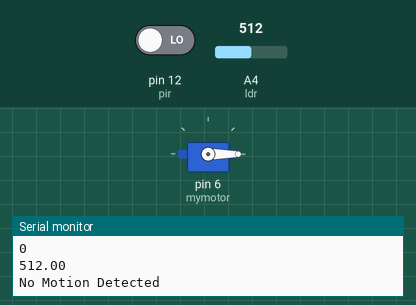
Simulated run of this sketch. Board: Arduino Uno, built with avr-gcc and run on an emulated ATmega328P. Shown: servo, the last lines printed to the serial monitor. Inputs (shaded band) come from the test bench; at power-on: pin 12 (pir) LOW, A4 (ldr) = 512.

Above: at 2.3 s.
2.4 s: pin 12 (pir) driven HIGH
At 3.5 s:
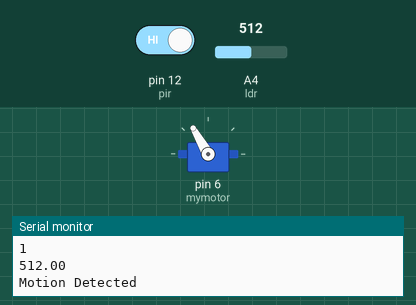
4.5 s: pin 12 (pir) driven LOW
At 5.8 s:
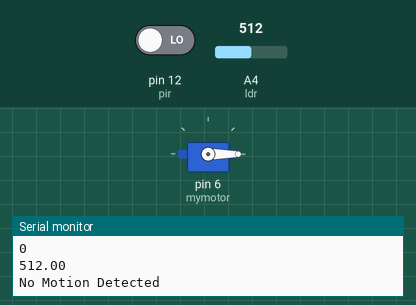
Timing chart, 0 to 7.5 s (numbered marks = the images above; inputs shaded):
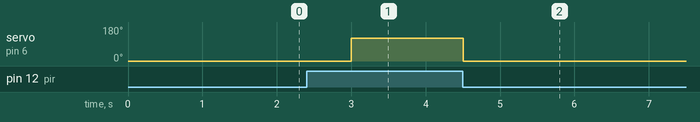

The sketch:

FullMotionDetection.ino
```cpp
#include<Servo.h>
#define pir 12
#define ldr A4
#define res 12

Servo mymotor;

void setup()
{
  Serial.begin(9600);
  pinMode(pir, INPUT);
  pinMode(ldr, INPUT);
  mymotor.attach(6);
}

void loop()
{
  int pir_value = digitalRead(pir);
  Serial.println(pir_value);
  float ldr_value = analogRead(ldr);
  Serial.println(ldr_value);
  if (pir_value == HIGH && ldr_value > 250){
    Serial.println("Motion Detected");
    mymotor.write(120);
    delay(1500);
  }
  else{
    Serial.println("No Motion Detected");
    mymotor.write(0);
    delay(1500);
  }
}
```

Measured:
- after the input at 2.4 s, servo on pin 6 (mymotor): 0° → 120° after 0.60 s
- after the input at 4.5 s, servo on pin 6 (mymotor): 120° → 0° at once
